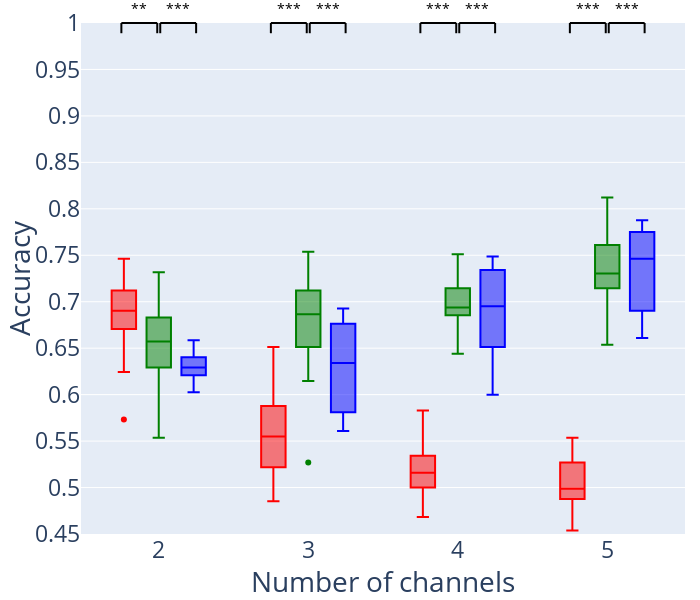

Write notebook code for a chart like this one.
### Code cell
fig = px.box(all_dfs_without_CD, x='n_groups', y='value', color='index', labels={'n_groups': 'Number of channels', 'value': 'Accuracy', 'index': 'Models'}, color_discrete_sequence=['red', 'green', 'blue'] )

# Group 2
data_1 = all_dfs_without_CD[(all_dfs_without_CD['n_groups']==2) & (all_dfs_without_CD['index']=='COSCI-GAN')]['value']
data_2 = all_dfs_without_CD[(all_dfs_without_CD['n_groups']==2) & (all_dfs_without_CD['index']=='baseline')]['value']

fig = add_anootation(fig, 1.75, 1.99, symbol_generator(data_1, data_2))

data_2 = all_dfs_without_CD[(all_dfs_without_CD['n_groups']==2) & (all_dfs_without_CD['index']=='real')]['value']
fig = add_anootation(fig, 2.01, 2.25, symbol_generator(data_1, data_2))

# Group 3
data_1 = all_dfs_without_CD[(all_dfs_without_CD['n_groups']==3) & (all_dfs_without_CD['index']=='COSCI-GAN')]['value']
data_2 = all_dfs_without_CD[(all_dfs_without_CD['n_groups']==3) & (all_dfs_without_CD['index']=='baseline')]['value']

fig = add_anootation(fig, 2.75, 2.99, symbol_generator(data_1, data_2))

data_2 = all_dfs_without_CD[(all_dfs_without_CD['n_groups']==3) & (all_dfs_without_CD['index']=='real')]['value']
fig = add_anootation(fig, 3.01, 3.25, symbol_generator(data_1, data_2))

# Group 4
data_1 = all_dfs_without_CD[(all_dfs_without_CD['n_groups']==4) & (all_dfs_without_CD['index']=='COSCI-GAN')]['value']
data_2 = all_dfs_without_CD[(all_dfs_without_CD['n_groups']==4) & (all_dfs_without_CD['index']=='baseline')]['value']

fig = add_anootation(fig, 3.75, 3.99, symbol_generator(data_1, data_2))

data_2 = all_dfs_without_CD[(all_dfs_without_CD['n_groups']==4) & (all_dfs_without_CD['index']=='real')]['value']
fig = add_anootation(fig, 4.01, 4.25, symbol_generator(data_1, data_2))

# Group 5
data_1 = all_dfs_without_CD[(all_dfs_without_CD['n_groups']==5) & (all_dfs_without_CD['index']=='COSCI-GAN')]['value']
data_2 = all_dfs_without_CD[(all_dfs_without_CD['n_groups']==5) & (all_dfs_without_CD['index']=='baseline')]['value']

fig = add_anootation(fig, 4.75, 4.99, symbol_generator(data_1, data_2))

data_2 = all_dfs_without_CD[(all_dfs_without_CD['n_groups']==5) & (all_dfs_without_CD['index']=='real')]['value']
fig = add_anootation(fig, 5.01, 5.25, symbol_generator(data_1, data_2))

fig.update_layout(yaxis_range=[0.45,1])
fig.update_layout(
    yaxis = dict(
        tickmode = 'array',
        tickvals = [0.45, 0.5, 0.55, 0.6, 0.65, 0.7, 0.75, 0.8, 0.85, 0.9, 0.95, 1],
    ))
fig.update_layout(showlegend=False, margin=dict(l=0, r=15, b=0, t=23), font=dict(size=23), width=700, height=600)
fig.show()

### Figure 1 — Plotly figure (JSON) as saved in the notebook; plotly's stock layout.template omitted (floating-point values rounded to 4 significant figures)
{"data": [{"alignmentgroup": "True", "hovertemplate": "Models=baseline<br>Number of channels=%{x}<br>Accuracy=%{y}<extra></extra>", "legendgroup": "baseline", "marker": {"color": "red"}, "name": "baseline", "notched": false, "offsetgroup": "baseline", "orientation": "v", "showlegend": true, "type": "box", "x": [2, 2, 2, 2, 2, 2, 2, 2, 2, 2, 2, 2, 2, 2, 2, 2, 2, 2, 2, 2, 2, 2, 2, 2, 2, 2, 2, 2, 2, 2, 3, 3, 3, 3, 3, 3, 3, 3, 3, 3, 3, 3, 3, 3, 3, 3, 3, 3, 3, 3, 3, 3, 3, 3, 3, 3, 3, 3, 3, 3, 4, 4, 4, 4, 4, 4, 4, 4, 4, 4, 4, 4, 4, 4, 4, 4, 4, 4, 4, 4, 4, 4, 4, 4, 4, 4, 4, 4, 4, 4, 5, 5, 5, 5, 5, 5, 5, 5, 5, 5, 5, 5, 5, 5, 5, 5, 5, 5, 5, 5, 5, 5, 5, 5, 5, 5, 5, 5, 5, 5], "x0": " ", "xaxis": "x", "y": [0.6488, 0.6951, 0.6902, 0.7146, 0.6805, 0.6902, 0.6707, 0.6512, 0.6902, 0.7, 0.7244, 0.6951, 0.661, 0.6634, 0.7073, 0.678, 0.6829, 0.7171, 0.7122, 0.5732, 0.7049, 0.6927, 0.739, 0.6878, 0.6512, 0.7268, 0.6244, 0.7463, 0.6756, 0.7122, 0.5488, 0.5122, 0.5878, 0.561, 0.522, 0.6171, 0.4854, 0.5024, 0.5244, 0.5585, 0.5902, 0.5732, 0.5171, 0.5293, 0.5902, 0.5171, 0.5073, 0.5244, 0.5171, 0.5317, 0.5585, 0.5951, 0.6512, 0.5512, 0.5244, 0.6366, 0.5732, 0.6268, 0.5585, 0.5634, 0.522, 0.5, 0.5, 0.5146, 0.4732, 0.5171, 0.5098, 0.5073, 0.5415, 0.5829, 0.5732, 0.5073, 0.4927, 0.5317, 0.5341, 0.5366, 0.5195, 0.539, 0.4951, 0.5146, 0.5244, 0.5585, 0.5122, 0.5707, 0.5341, 0.4683, 0.5293, 0.4902, 0.5024, 0.4951, 0.5268, 0.4878, 0.5317, 0.4707, 0.4805, 0.4878, 0.4927, 0.522, 0.5, 0.4951, 0.5171, 0.5268, 0.5, 0.5146, 0.4707, 0.5415, 0.4561, 0.4878, 0.5073, 0.461, 0.5341, 0.5146, 0.4976, 0.5366, 0.5537, 0.4951, 0.539, 0.4829, 0.4537, 0.4951], "y0": " ", "yaxis": "y"}, {"alignmentgroup": "True", "hovertemplate": "Models=GroupGAN<br>Number of channels=%{x}<br>Accuracy=%{y}<extra></extra>", "legendgroup": "GroupGAN", "marker": {"color": "green"}, "name": "GroupGAN", "notched": false, "offsetgroup": "GroupGAN", "orientation": "v", "showlegend": true, "type": "box", "x": [2, 2, 2, 2, 2, 2, 2, 2, 2, 2, 2, 2, 2, 2, 2, 2, 2, 2, 2, 2, 2, 2, 2, 2, 2, 2, 2, 2, 2, 2, 3, 3, 3, 3, 3, 3, 3, 3, 3, 3, 3, 3, 3, 3, 3, 3, 3, 3, 3, 3, 3, 3, 3, 3, 3, 3, 3, 3, 3, 3, 4, 4, 4, 4, 4, 4, 4, 4, 4, 4, 4, 4, 4, 4, 4, 4, 4, 4, 4, 4, 4, 4, 4, 4, 4, 4, 4, 4, 4, 4, 5, 5, 5, 5, 5, 5, 5, 5, 5, 5, 5, 5, 5, 5, 5, 5, 5, 5, 5, 5, 5, 5, 5, 5, 5, 5, 5, 5, 5, 5], "x0": " ", "xaxis": "x", "y": [0.7024, 0.6756, 0.6244, 0.6293, 0.6829, 0.6561, 0.6878, 0.7098, 0.6293, 0.6537, 0.6195, 0.5927, 0.6976, 0.6024, 0.6537, 0.6805, 0.6537, 0.5732, 0.6585, 0.6878, 0.678, 0.6512, 0.6634, 0.6659, 0.7317, 0.6878, 0.6732, 0.6561, 0.6463, 0.5537, 0.6439, 0.6366, 0.6805, 0.6902, 0.6512, 0.678, 0.7098, 0.6854, 0.661, 0.5268, 0.7195, 0.6488, 0.7415, 0.7268, 0.6951, 0.6683, 0.6878, 0.6829, 0.6463, 0.7268, 0.6854, 0.6902, 0.6927, 0.7293, 0.7537, 0.7122, 0.6927, 0.6195, 0.7146, 0.6146, 0.6878, 0.6878, 0.7244, 0.6878, 0.6951, 0.7146, 0.6829, 0.7171, 0.6902, 0.7171, 0.678, 0.7073, 0.6756, 0.6756, 0.6902, 0.722, 0.6707, 0.6976, 0.6976, 0.6878, 0.6976, 0.7366, 0.7171, 0.7512, 0.6537, 0.6439, 0.7146, 0.6854, 0.6927, 0.6951, 0.7146, 0.8122, 0.6927, 0.7659, 0.7317, 0.739, 0.722, 0.7829, 0.7537, 0.7829, 0.7805, 0.6878, 0.6537, 0.8122, 0.7463, 0.7146, 0.7659, 0.7585, 0.7293, 0.6902, 0.7488, 0.7146, 0.6902, 0.7171, 0.6732, 0.7098, 0.7171, 0.7195, 0.761, 0.7585], "y0": " ", "yaxis": "y"}, {"alignmentgroup": "True", "hovertemplate": "Models=real<br>Number of channels=%{x}<br>Accuracy=%{y}<extra></extra>", "legendgroup": "real", "marker": {"color": "blue"}, "name": "real", "notched": false, "offsetgroup": "real", "orientation": "v", "showlegend": true, "type": "box", "x": [2, 2, 2, 2, 2, 2, 2, 2, 2, 2, 2, 2, 2, 2, 2, 2, 2, 2, 2, 2, 2, 2, 2, 2, 2, 2, 2, 2, 2, 2, 3, 3, 3, 3, 3, 3, 3, 3, 3, 3, 3, 3, 3, 3, 3, 3, 3, 3, 3, 3, 3, 3, 3, 3, 3, 3, 3, 3, 3, 3, 4, 4, 4, 4, 4, 4, 4, 4, 4, 4, 4, 4, 4, 4, 4, 4, 4, 4, 4, 4, 4, 4, 4, 4, 4, 4, 4, 4, 4, 4, 5, 5, 5, 5, 5, 5, 5, 5, 5, 5, 5, 5, 5, 5, 5, 5, 5, 5, 5, 5, 5, 5, 5, 5, 5, 5, 5, 5, 5, 5], "x0": " ", "xaxis": "x", "y": [0.6024, null, null, null, null, null, 0.6341, null, null, null, null, null, 0.6268, null, null, null, null, null, 0.6293, null, null, null, null, null, 0.6585, null, null, null, null, null, 0.6707, null, null, null, null, null, 0.6927, null, null, null, null, null, 0.6341, null, null, null, null, null, 0.5878, null, null, null, null, null, 0.561, null, null, null, null, null, 0.7488, null, null, null, null, null, 0.7293, null, null, null, null, null, 0.6, null, null, null, null, null, 0.6683, null, null, null, null, null, 0.6951, null, null, null, null, null, 0.7, null, null, null, null, null, 0.7878, null, null, null, null, null, 0.7707, null, null, null, null, null, 0.661, null, null, null, null, null, 0.7463, null, null, null, null, null], "y0": " ", "yaxis": "y"}], "layout": {"annotations": [{"font": {"color": "black", "size": 14}, "showarrow": false, "text": "**", "textangle": 0, "x": 1.87, "xref": "x", "y": 1.05, "yref": "y domain"}, {"font": {"color": "black", "size": 14}, "showarrow": false, "text": "***", "textangle": 0, "x": 2.13, "xref": "x", "y": 1.05, "yref": "y domain"}, {"font": {"color": "black", "size": 14}, "showarrow": false, "text": "***", "textangle": 0, "x": 2.87, "xref": "x", "y": 1.05, "yref": "y domain"}, {"font": {"color": "black", "size": 14}, "showarrow": false, "text": "***", "textangle": 0, "x": 3.13, "xref": "x", "y": 1.05, "yref": "y domain"}, {"font": {"color": "black", "size": 14}, "showarrow": false, "text": "***", "textangle": 0, "x": 3.87, "xref": "x", "y": 1.05, "yref": "y domain"}, {"font": {"color": "black", "size": 14}, "showarrow": false, "text": "***", "textangle": 0, "x": 4.13, "xref": "x", "y": 1.05, "yref": "y domain"}, {"font": {"color": "black", "size": 14}, "showarrow": false, "text": "***", "textangle": 0, "x": 4.87, "xref": "x", "y": 1.05, "yref": "y domain"}, {"font": {"color": "black", "size": 14}, "showarrow": false, "text": "***", "textangle": 0, "x": 5.13, "xref": "x", "y": 1.05, "yref": "y domain"}], "boxmode": "group", "font": {"size": 23}, "height": 600, "legend": {"title": {"text": "Models"}, "tracegroupgap": 0}, "margin": {"b": 0, "l": 0, "r": 15, "t": 23}, "shapes": [{"line": {"color": "black", "width": 2}, "type": "line", "x0": 1.75, "x1": 1.75, "xref": "x", "y0": 1, "y1": 0.98, "yref": "y domain"}, {"line": {"color": "black", "width": 2}, "type": "line", "x0": 1.75, "x1": 1.99, "xref": "x", "y0": 1, "y1": 1, "yref": "y domain"}, {"line": {"color": "black", "width": 2}, "type": "line", "x0": 1.99, "x1": 1.99, "xref": "x", "y0": 1, "y1": 0.98, "yref": "y domain"}, {"line": {"color": "black", "width": 2}, "type": "line", "x0": 2.01, "x1": 2.01, "xref": "x", "y0": 1, "y1": 0.98, "yref": "y domain"}, {"line": {"color": "black", "width": 2}, "type": "line", "x0": 2.01, "x1": 2.25, "xref": "x", "y0": 1, "y1": 1, "yref": "y domain"}, {"line": {"color": "black", "width": 2}, "type": "line", "x0": 2.25, "x1": 2.25, "xref": "x", "y0": 1, "y1": 0.98, "yref": "y domain"}, {"line": {"color": "black", "width": 2}, "type": "line", "x0": 2.75, "x1": 2.75, "xref": "x", "y0": 1, "y1": 0.98, "yref": "y domain"}, {"line": {"color": "black", "width": 2}, "type": "line", "x0": 2.75, "x1": 2.99, "xref": "x", "y0": 1, "y1": 1, "yref": "y domain"}, {"line": {"color": "black", "width": 2}, "type": "line", "x0": 2.99, "x1": 2.99, "xref": "x", "y0": 1, "y1": 0.98, "yref": "y domain"}, {"line": {"color": "black", "width": 2}, "type": "line", "x0": 3.01, "x1": 3.01, "xref": "x", "y0": 1, "y1": 0.98, "yref": "y domain"}, {"line": {"color": "black", "width": 2}, "type": "line", "x0": 3.01, "x1": 3.25, "xref": "x", "y0": 1, "y1": 1, "yref": "y domain"}, {"line": {"color": "black", "width": 2}, "type": "line", "x0": 3.25, "x1": 3.25, "xref": "x", "y0": 1, "y1": 0.98, "yref": "y domain"}, {"line": {"color": "black", "width": 2}, "type": "line", "x0": 3.75, "x1": 3.75, "xref": "x", "y0": 1, "y1": 0.98, "yref": "y domain"}, {"line": {"color": "black", "width": 2}, "type": "line", "x0": 3.75, "x1": 3.99, "xref": "x", "y0": 1, "y1": 1, "yref": "y domain"}, {"line": {"color": "black", "width": 2}, "type": "line", "x0": 3.99, "x1": 3.99, "xref": "x", "y0": 1, "y1": 0.98, "yref": "y domain"}, {"line": {"color": "black", "width": 2}, "type": "line", "x0": 4.01, "x1": 4.01, "xref": "x", "y0": 1, "y1": 0.98, "yref": "y domain"}, {"line": {"color": "black", "width": 2}, "type": "line", "x0": 4.01, "x1": 4.25, "xref": "x", "y0": 1, "y1": 1, "yref": "y domain"}, {"line": {"color": "black", "width": 2}, "type": "line", "x0": 4.25, "x1": 4.25, "xref": "x", "y0": 1, "y1": 0.98, "yref": "y domain"}, {"line": {"color": "black", "width": 2}, "type": "line", "x0": 4.75, "x1": 4.75, "xref": "x", "y0": 1, "y1": 0.98, "yref": "y domain"}, {"line": {"color": "black", "width": 2}, "type": "line", "x0": 4.75, "x1": 4.99, "xref": "x", "y0": 1, "y1": 1, "yref": "y domain"}, {"line": {"color": "black", "width": 2}, "type": "line", "x0": 4.99, "x1": 4.99, "xref": "x", "y0": 1, "y1": 0.98, "yref": "y domain"}, {"line": {"color": "black", "width": 2}, "type": "line", "x0": 5.01, "x1": 5.01, "xref": "x", "y0": 1, "y1": 0.98, "yref": "y domain"}, {"line": {"color": "black", "width": 2}, "type": "line", "x0": 5.01, "x1": 5.25, "xref": "x", "y0": 1, "y1": 1, "yref": "y domain"}, {"line": {"color": "black", "width": 2}, "type": "line", "x0": 5.25, "x1": 5.25, "xref": "x", "y0": 1, "y1": 0.98, "yref": "y domain"}], "showlegend": false, "width": 700, "xaxis": {"anchor": "y", "domain": [0, 1], "title": {"text": "Number of channels"}}, "yaxis": {"anchor": "x", "domain": [0, 1], "range": [0.45, 1], "tickmode": "array", "tickvals": [0.45, 0.5, 0.55, 0.6, 0.65, 0.7, 0.75, 0.8, 0.85, 0.9, 0.95, 1], "title": {"text": "Accuracy"}}}}
